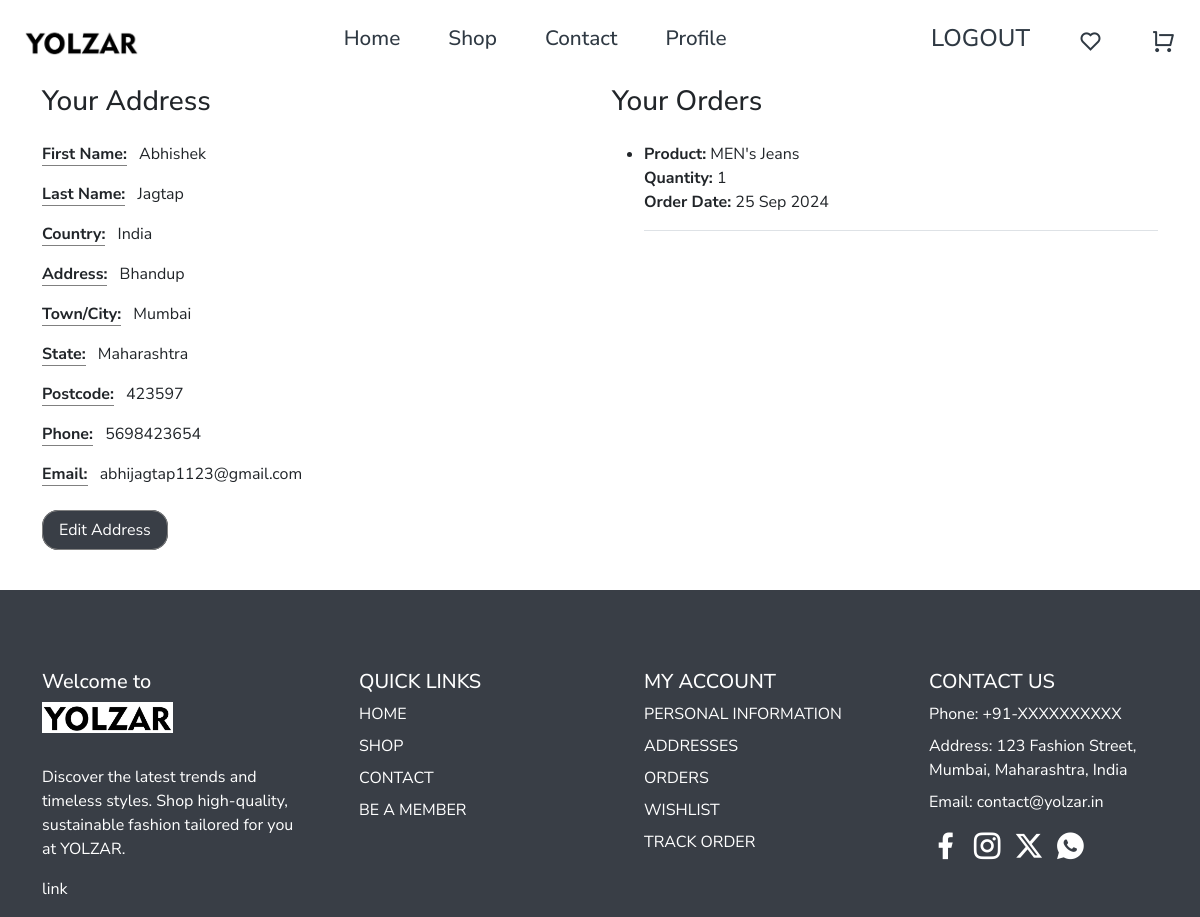
Screenshot of /profile/ (signed in) with the database file from the repository.
### fashionapp/models.py (models this page shows, shortened)
class OrderYolzar(models.Model):
    fname = models.CharField(max_length=30)
    lname = models.CharField(max_length=30)
    country = models.CharField(max_length=30)
    address = models.CharField(max_length=30)
    town_city = models.CharField(max_length=30)
    country_state = models.CharField(max_length=30)
    postcode = models.CharField(max_length=30)
    phone = models.CharField(max_length=30)
    email = models.EmailField(max_length=30)
    accountpassword = models.TextField(max_length=300)
    suggestions = models.CharField(max_length=30)
    order_date = models.DateTimeField(auto_now_add=True)
    user = models.ForeignKey(User, on_delete=models.CASCADE, null=False)  # Add this line
    class Meta:
        db_table = "orderY"

class OrderItem(models.Model):
    order = models.ForeignKey(OrderYolzar, on_delete=models.CASCADE)
    product = models.ForeignKey(Product, on_delete=models.CASCADE)
    quantity = models.PositiveIntegerField()

class Product (models.Model):
    p_img1 = models.ImageField(default='',upload_to="image")
    p_img2 = models.ImageField(default='',upload_to="image")
    p_img3 = models.ImageField(default='',upload_to="image")
    p_name = models.CharField(max_length=30)
    p_price = models.IntegerField()
    p_description = models.TextField(max_length=300)
    category = models.ForeignKey(Category,on_delete=models.CASCADE)
    class Meta:
        db_table = 'product'

### fashionapp/views.py (the view)
# urls.py: path('profile/', v.profile_view, name='profile'),
def profile_view(request):
    user = request.user
    if request.method == 'POST':
        form = AddressForm(request.POST)
        if form.is_valid():
            order, created = OrderYolzar.objects.get_or_create(user=user)
            form = AddressForm(request.POST, instance=order)
            form.save()
            messages.success(request, 'Address updated successfully!')
            return redirect('profile')  # Redirect to the profile page after updating
    else:
        if request.GET.get('edit') == 'true':
            order = OrderYolzar.objects.filter(user=user).first()
            form = AddressForm(instance=order) if order else AddressForm()
        else:
            order = OrderYolzar.objects.filter(user=user).first()
            form = AddressForm(instance=order) if order else AddressForm()
    ordered_products = OrderItem.objects.filter(order__user=user)
    context = {
        'form': form,
        'is_edit': request.GET.get('edit') == 'true',
        'ordered_products': ordered_products
    }
    return render(request, 'profile.html', context)

### fashionapp/templates/profile.html (shortened to what this page needs)
<!DOCTYPE html>
<html lang="en">
<head>
</head>
<body>
    {% include 'navbar.html' %}
    <div class="profile-main">
        <div class="container">
            <div class="row">
                <div class="col-sm-6 profile-left">
                    {% if not is_edit %}
                        <h3 class="mb-4 ">Your Address</h3>
                        <p><strong>First Name:</strong> {{ form.fname.value }}</p>
                        <p><strong>Last Name:</strong> {{ form.lname.value }}</p>
                        <p><strong>Country:</strong> {{ form.country.value }}</p>
                        <p><strong>Address:</strong> {{ form.address.value }}</p>
                        <p><strong>Town/City:</strong> {{ form.town_city.value }}</p>
                        <p><strong>State:</strong> {{ form.country_state.value }}</p>
                        <p><strong>Postcode:</strong> {{ form.postcode.value }}</p>
                        <p><strong>Phone:</strong> {{ form.phone.value }}</p>
                        <p><strong>Email:</strong> {{ form.email.value }}</p>
                        <a href="?edit=true" class="profile-edit-button ">Edit Address</a>
                    {% endif %}
                </div>
                <div class="col-sm-6 ">
                    <h3 class="mb-4">Your Orders</h3>
                    {% if ordered_products %}
                        <ul>
                            {% for item in ordered_products %}
                                <li class="mb-3  border-bottom pb-3">
                                    <strong>Product:</strong> {{ item.product.p_name }}<br>
                                    <strong>Quantity:</strong> {{ item.quantity }}<br>
                                    <strong>Order Date:</strong> {{ item.order.order_date |date:"d M Y" }}<br>
                                </li>
                            {% endfor %}
                        </ul>
                    {% else %}
                        <p>No orders placed yet.</p>
                    {% endif %}
                </div>
            </div>
        </div>
    </div>
    {% include 'footer.html' %}
</body>
</html>

### fashionapp/static/css/style.css (style rules this page uses)
* { font-family: "Nunito Sans", sans-serif; }
* { margin:0; padding:0; box-sizing: border-box; }
html,body { background-color:#f7f7f7; width: 100%; height: 100%; }
.profile-left strong { border-bottom: 1px solid gray; margin-right: 0.5rem; text-transform: capitalize; }
.profile-left p:nth-child(10) { text-transform: lowercase; margin-bottom: 2rem; }
.profile-left p { text-transform: capitalize; }
.profile-edit-button { padding: 0.5rem; border: 1px solid gray; padding-left: 1rem; padding-right: 1rem; border-radius: 1rem; text-decoration: none; background-color: #393E46; color: white; }

### rows the page displays
OrderYolzar: fname.value "Abhishek", lname.value "Jagtap", country.value "India", address.value "Bhandup", town_city.value "Mumbai", country_state.value "Maharashtra", postcode.value "423597", phone.value "5698423654", email.value "abhijagtap1123@gmail.com"
OrderItem: product.p_name "MEN's Jeans", quantity "1", order.order_date "25 Sep 2024"
